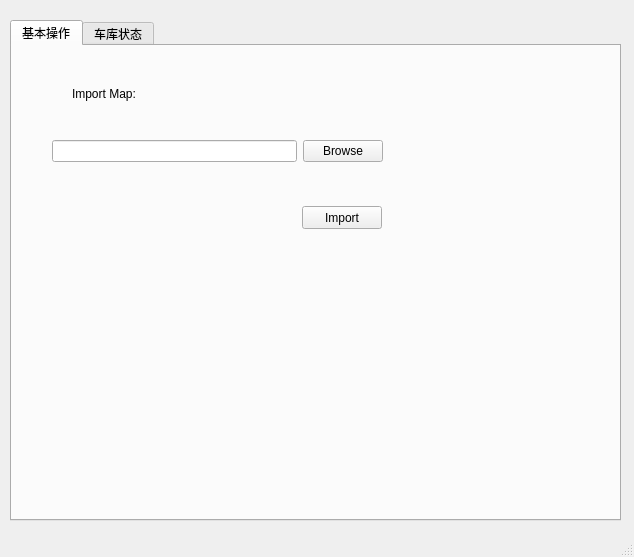
<?xml version="1.0" encoding="UTF-8"?>
<ui version="4.0">
 <class>admin</class>
 <widget class="QMainWindow" name="admin">
  <property name="geometry">
   <rect>
    <x>0</x>
    <y>0</y>
    <width>634</width>
    <height>557</height>
   </rect>
  </property>
  <property name="windowTitle">
   <string>MainWindow</string>
  </property>
  <widget class="QWidget" name="centralwidget">
   <widget class="QTabWidget" name="tabWidget">
    <property name="geometry">
     <rect>
      <x>10</x>
      <y>20</y>
      <width>611</width>
      <height>501</height>
     </rect>
    </property>
    <property name="currentIndex">
     <number>0</number>
    </property>
    <widget class="QWidget" name="tab">
     <attribute name="title">
      <string>基本操作</string>
     </attribute>
     <widget class="QLabel" name="label_3">
      <property name="geometry">
       <rect>
        <x>60</x>
        <y>40</y>
        <width>81</width>
        <height>16</height>
       </rect>
      </property>
      <property name="text">
       <string>Import Map:</string>
      </property>
     </widget>
     <widget class="QWidget" name="horizontalLayoutWidget">
      <property name="geometry">
       <rect>
        <x>40</x>
        <y>70</y>
        <width>331</width>
        <height>71</height>
       </rect>
      </property>
      <layout class="QHBoxLayout" name="horizontalLayout_4">
       <item>
        <widget class="QLineEdit" name="FilePath"/>
       </item>
       <item>
        <widget class="QPushButton" name="open_fille">
         <property name="text">
          <string>Browse</string>
         </property>
        </widget>
       </item>
      </layout>
     </widget>
     <widget class="QPushButton" name="import_2">
      <property name="geometry">
       <rect>
        <x>290</x>
        <y>160</y>
        <width>80</width>
        <height>23</height>
       </rect>
      </property>
      <property name="text">
       <string>Import</string>
      </property>
     </widget>
    </widget>
    <widget class="QWidget" name="tab_2">
     <attribute name="title">
      <string>车库状态</string>
     </attribute>
     <widget class="QLabel" name="label">
      <property name="geometry">
       <rect>
        <x>220</x>
        <y>30</y>
        <width>141</width>
        <height>31</height>
       </rect>
      </property>
      <property name="font">
       <font>
        <pointsize>15</pointsize>
       </font>
      </property>
      <property name="text">
       <string>车库状态一览表</string>
      </property>
     </widget>
     <widget class="QTableWidget" name="po_statu">
      <property name="geometry">
       <rect>
        <x>10</x>
        <y>70</y>
        <width>581</width>
        <height>381</height>
       </rect>
      </property>
     </widget>
    </widget>
   </widget>
  </widget>
  <widget class="QStatusBar" name="statusbar"/>
 </widget>
 <resources/>
 <connections/>
</ui>
